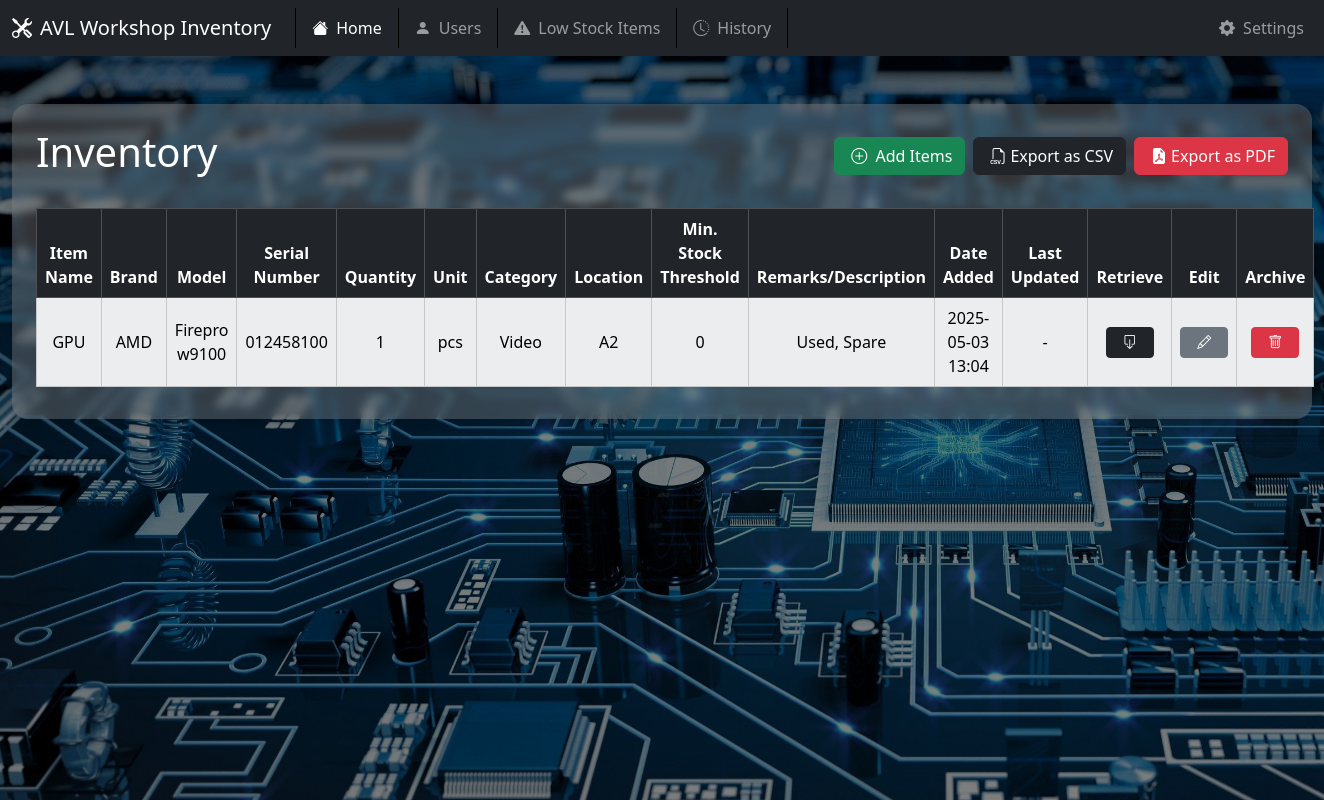
The page / on the database its author committed.
### models.py (models this page shows)
class Inventory(db.Model):
    __tablename__ = 'inventory'
    id = db.Column(db.Integer, primary_key=True)
    item_name = db.Column(db.String(100), nullable=False)
    brand = db.Column(db.String(100))
    model = db.Column(db.String(100))
    serial_number = db.Column(db.String(100))
    quantity = db.Column(db.Integer, nullable=False, default=0)
    unit = db.Column(db.String(50))
    category = db.Column(db.String(100))
    location = db.Column(db.String(100))
    min_stock = db.Column(db.Integer)
    remarks = db.Column(db.String(255))
    date_added = db.Column(db.DateTime, default=lambda: datetime.now(timezone.utc))
    last_updated = db.Column(db.DateTime, onupdate=lambda: datetime.now(timezone.utc))
    is_active = db.Column(db.Boolean, default=True)

### app.py (the view)
@app.route("/")
def index():
    inventory = Inventory.query.filter_by(is_active=True).all()
    users = User.query.all()
    return render_template("index.html", inventory=inventory, users=users)

### templates/index.html (shortened to what this page needs)
{% extends "base.html" %}
{% block content %}
<div class="container-fluid my-5">
    <div class="shadow rounded-4 p-4 mask" style="
  background-color: rgba(128, 128, 128, 0.4);
  backdrop-filter: blur(4px);">
        <div class="d-flex justify-content-between align-items-center mb-4 flex-wrap">
            <h1 class="mb-2" style="color: rgb(255, 255, 255);">Inventory</h1>
            <div class="d-flex gap-2 mt-1 mt-md-0">
                <button class="btn btn-success mt-1 mt-md-0" data-bs-toggle="modal" data-bs-target="#add_item">
                    <i class="bi bi-plus-circle m-1 fs-6"></i> Add Items
                </button>
                <form id="csvForm" method="POST" action="{{ url_for('export_inventory_csv') }}">
                    <button type="submit" class="btn btn-dark mb-0">
                        <i class="bi bi-filetype-csv m-1 fs-6"></i>Export as CSV
                    </button>
                </form>
                <form id="pdfform" method="POST" action="{{ url_for('export_inventory_pdf') }}" target="_blank">
                    <button type="submit" class="btn btn-danger mb-0">
                        <i class="bi bi-file-earmark-pdf-fill m-1 fs-6"></i>Export as PDF
                    </button>
                </form>
            </div>
        </div>
        <table
            class="datatable table table-light table-striped table-hover table-bordered mb-2 mt-2 m-0 w-100 text-center align-middle">
            <thead class="table-dark">
                <tr>
                    <th>Item Name</th>
                    <th>Brand</th>
                    <th>Model</th>
                    <th>Serial Number</th>
                    <th>Quantity</th>
                    <th>Unit</th>
                    <th>Category</th>
                    <th>Location</th>
                    <th>Min. Stock Threshold</th>
                    <th>Remarks/Description</th>
                    <th>Date Added</th>
                    <th>Last Updated</th>
                    <th>Retrieve</th>
                    <th>Edit</th>
                    <th>Archive</th>
                </tr>
            </thead>
            <tbody>
                {% for item in inventory %}
                <tr class="{{ 'table-danger' if item.quantity <= item.min_stock else '' }}">
                    <td>{{ item.item_name }}</td>
                    <td>{{ item.brand or "-" }}</td>
                    <td>{{ item.model or "-" }}</td>
                    <td>{{ item.serial_number or "-" }}</td>
                    <td>{{ item.quantity }}</td>
                    <td>{{ item.unit or "-" }}</td>
                    <td>{{ item.category or "-" }}</td>
                    <td>{{ item.location or "-" }}</td>
                    <td>{{ item.min_stock }}</td>
                    <td>{{ item.remarks or "-" }}</td>
                    <td>{{ item.date_added.strftime('%Y-%m-%d %H:%M') if item.date_added else "-" }}</td>
                    <td>{{ item.last_updated.strftime('%Y-%m-%d %H:%M') if item.last_updated else "-" }}</td>
                    <td>
                        <button class="btn btn-dark btn-sm" data-bs-toggle="modal"
                            data-bs-target="#retrieve_item{{ item.id }}">
                            <i class="bi bi-box-arrow-down m-2 text-blue"></i></button>
                    </td>
                    <td>
                        <button class="btn btn-secondary btn-sm" data-bs-toggle="modal"
                            data-bs-target="#edit_item{{ item.id }}">
                            <i class="bi bi-pencil m-2 text-blue"></i></button>
                    </td>
                    <td>
                        <button class="btn btn-danger btn-sm" data-bs-toggle="modal"
                            data-bs-target="#delete_item{{ item.id }}">
                            <i class="bi bi-trash m-2"></i></button>
                    </td>
                </tr>
                {% endfor %}
            </tbody>
        </table>
    </div>
</div>
{% endblock %}

### rows shown on the page
Inventory: item_name "GPU", brand "AMD", model "Firepro w9100", serial_number "012458100", quantity "1", unit "pcs", category "Video", location "A2", min_stock "0", remarks "Used, Spare", date_added "2025-05-03 13:04", last_updated "-"
